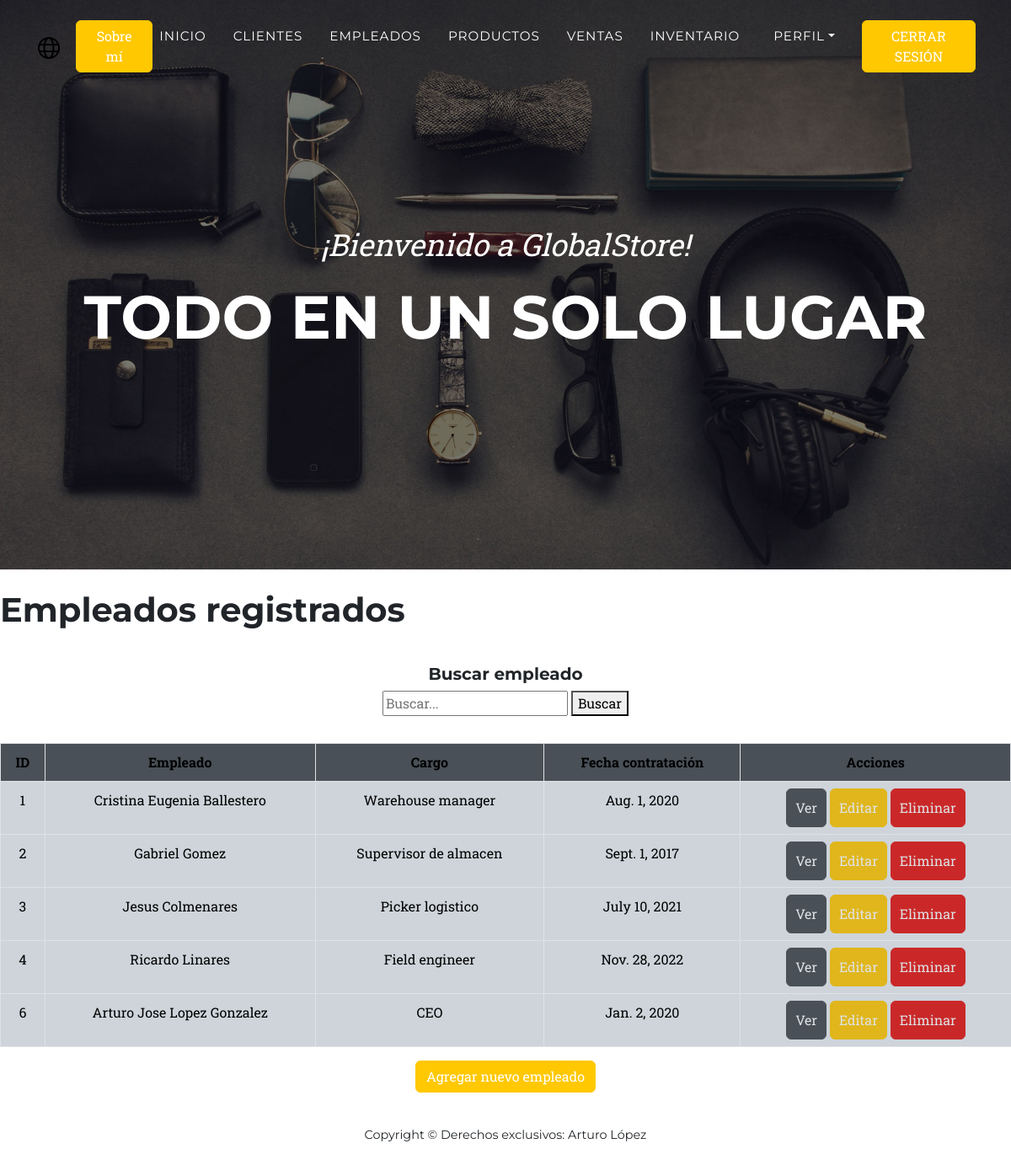
Page /info_app/empleados/ (signed in) on the earlier database version.
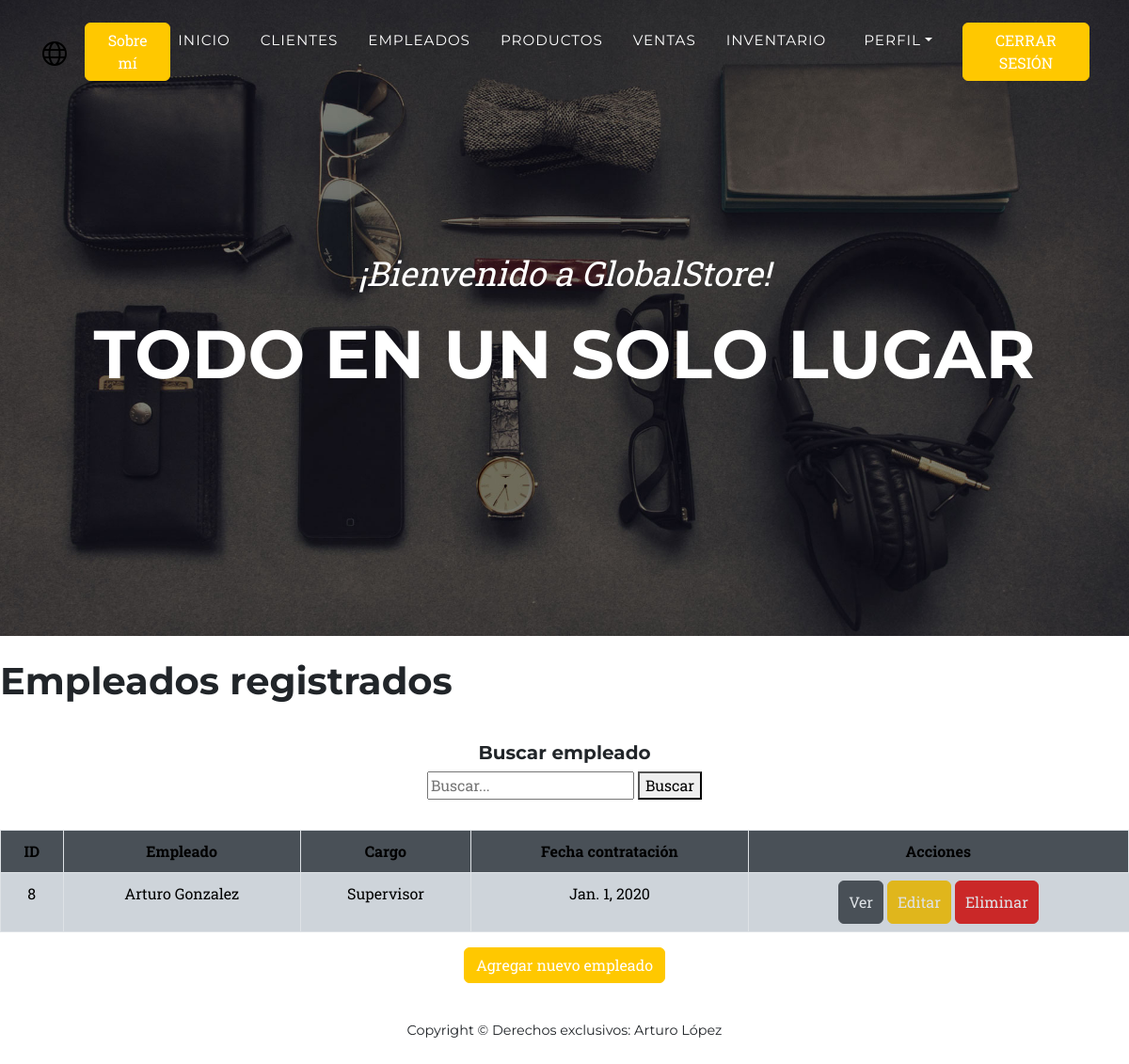
Same page on the later database version.
### info_app/models.py (models this page shows)
class Empleado(models.Model):
    nombre=models.CharField(max_length=30)
    apellido=models.CharField(max_length=30)
    cargo=models.CharField(max_length=20)
    telefono=models.IntegerField()
    email=models.EmailField()
    fecha_contrato=models.DateField()

### info_app/views.py (the view)
# urls.py: path('empleados/',empleados,name="empleados"),
@login_required(login_url='login')
def empleados(request):
    query=request.GET.get("q")
    if query:
        empleado=Empleado.objects.filter(Q(nombre__icontains=query) |
                                        Q(apellido__icontains=query) )
    else:
        empleado=Empleado.objects.all()
    contexto={"empleado":empleado}
    return render(request,"info_app/empleados.html",contexto)

### info_app/templates/info_app/empleados.html (shortened to what this page needs)
{% extends 'info_app/base.html' %}
{% load static %}
{% block content %}
<br>
<h1>Empleados registrados</h1>
<br>
<h5 class="text-center mt-2">Buscar empleado</h5>
<div class="d-flex flex-column align-items-center mb-2">
<form action="" method="GET">
<input type="text" name="q" placeholder="Buscar..." required>
<button type="submit">Buscar</button>
</form>
<br>
    <table class="text-center mt-2 table" style="width: 100%; border-collapse: collapse;">
        <thead>
            <tr style="background-color: #495057; color: #000f; text-align: center;">
                <th scope="col" style="padding: 10px; border: 1px solid #dee2e6;">ID</th>
                <th scope="col" style="padding: 10px; border: 1px solid #dee2e6;">Empleado</th>
                <th scope="col" style="padding: 10px; border: 1px solid #dee2e6;">Cargo</th>
                <th scope="col" style="padding: 10px; border: 1px solid #dee2e6;">Fecha contratación</th>
                <th scope="col" style="padding: 10px; border: 1px solid #dee2e6;">Acciones</th>
            </tr>
        </thead>
        <tbody>
            {% for i in empleado %}
            <tr style="background-color: #ced4da; color: #000; text-align: center;">
                <td style="padding: 10px; border: 1px solid #dee2e6;">{{ i.id }}</td>
                <td style="padding: 10px; border: 1px solid #dee2e6;">{{ i.nombre }} {{ i.apellido }}</td>
                <td style="padding: 10px; border: 1px solid #dee2e6;">{{ i.cargo }}</td>
                <td style="padding: 10px; border: 1px solid #dee2e6;">{{ i.fecha_contrato }}</td>
                <td>
                    {% if user.is_superuser %}
                        <a style="background-color:#495057;color: #dee2e6; padding: 10px; border: 1px solid #495057;" class="btn" href="{% url 'ver_empleado' i.id %}">Ver </a>
                        <a style="background-color:#e0b61c;color: #dee2e6; padding: 10px; border: 1px solid #e0b61c;" class="btn" href="{% url 'editar_empleado' i.id %}">Editar </a>
                        <a style="background-color:#ca2828;color: #dee2e6; padding: 10px; border: 1px solid #ca2828;" class="btn" href="{% url 'eliminar_empleado' i.id %}">Eliminar </a>
                    {% else %}
                        <a style="background-color:#495057;color: #dee2e6; padding: 10px; border: 1px solid #495057;" class="btn" href="{% url 'ver_empleado' i.id %}">Ver </a>
                    {% endif %}
                </td>
            </tr>
            {% endfor %}
        </tbody>
    </table>
    {% if user.is_staff %}
    <a class="btn btn-primary" href="{% url 'formulario_empleado' %}">Agregar nuevo empleado</a>
    {% endif %}
</div>
{% endblock content %}

Differences in the rows shown:
removed Empleado: id "1", nombre "Cristina Eugenia", apellido "Ballestero", cargo "Warehouse manager", fecha_contrato "Aug. 1, 2020"
removed Empleado: id "2", nombre "Gabriel", apellido "Gomez", cargo "Supervisor de almacen", fecha_contrato "Sept. 1, 2017"
removed Empleado: id "3", nombre "Jesus", apellido "Colmenares", cargo "Picker logistico", fecha_contrato "July 10, 2021"
removed Empleado: id "4", nombre "Ricardo", apellido "Linares", cargo "Field engineer", fecha_contrato "Nov. 28, 2022"
removed Empleado: id "6", nombre "Arturo Jose", apellido "Lopez Gonzalez", cargo "CEO", fecha_contrato "Jan. 2, 2020"
added Empleado: id "8", nombre "Arturo", apellido "Gonzalez", cargo "Supervisor", fecha_contrato "Jan. 1, 2020"
